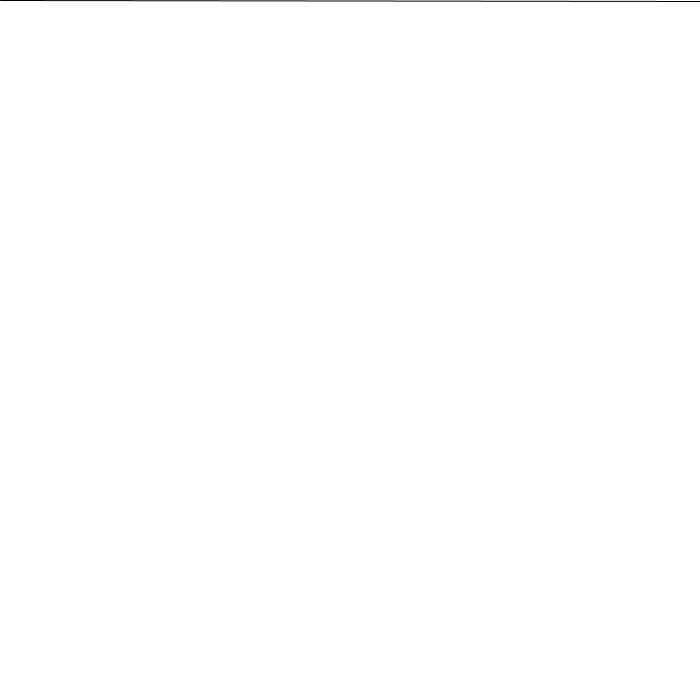
Frame 1 (no input)
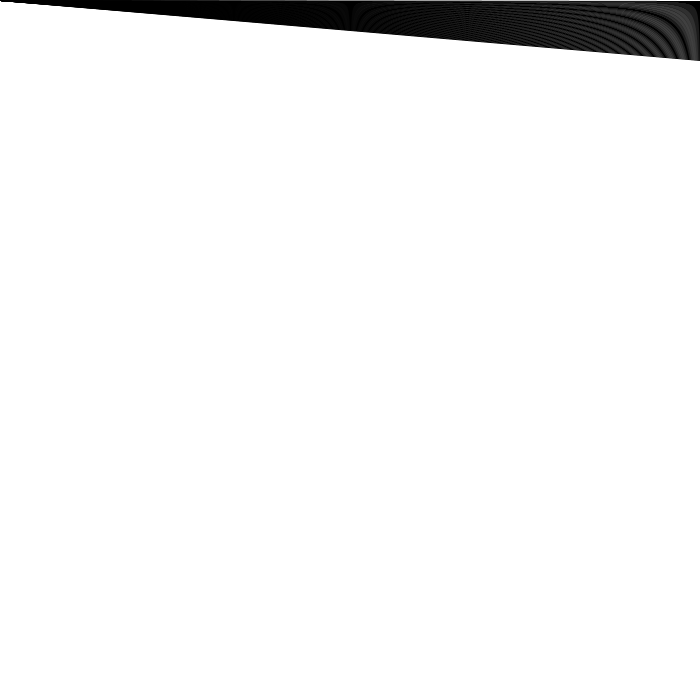
Frame 60 (the mouse pressed at the canvas centre just before this capture)
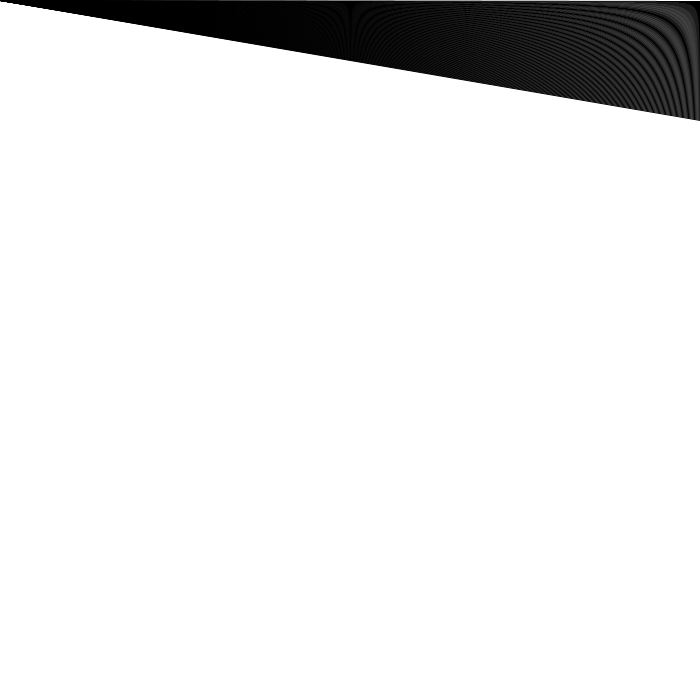
Frame 120 (the mouse held since frame 60 and released just before this capture)

The Processing sketch that drew these frames (run headless with seeded random() and noise(); from frame 60 on, the mouse is pressed at the canvas centre):

// Processing sketch: lineSweepWithFrameCount
// ── lineSweepWithFrameCount.pde
void setup(){
  size(700,700);
  background(255,255,255);
}

void draw(){
  line(0,0,700,frameCount);
}
